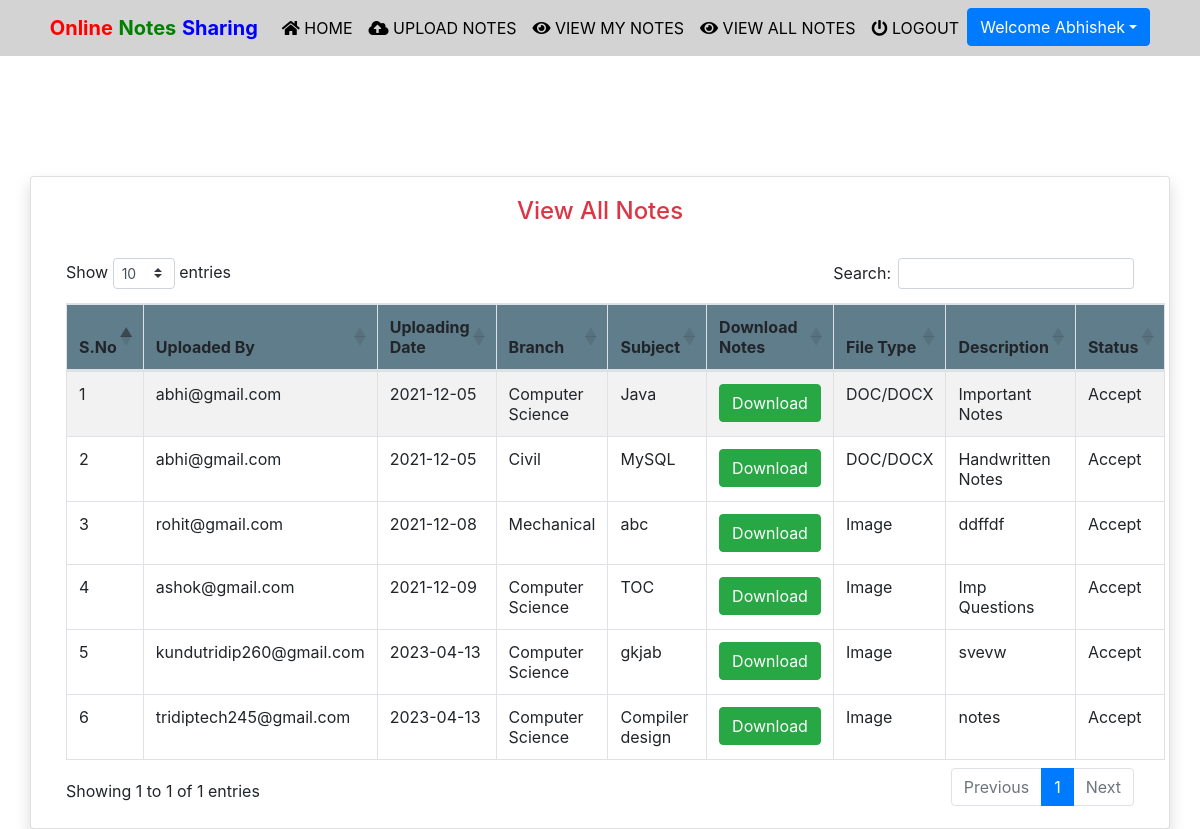
The page /viewallnotes (signed in) on the database its author committed.
### notes/models.py (models this page shows, shortened)
class Notes(models.Model):
    user = models.ForeignKey(User,on_delete=models.CASCADE)
    uploadingdate = models.CharField(max_length=30)
    branch = models.CharField(max_length=30)
    subject = models.CharField(max_length=30)
    notesfile = models.FileField(null=True)
    filetype = models.CharField(max_length=30)
    description = models.CharField(max_length=200, null=True)
    status = models.CharField(max_length=15)

### notes/views.py (the view)
# urls.py: path('viewallnotes', viewallnotes, name='viewallnotes'),
def viewallnotes(request):
    if not request.user.is_authenticated:
        return redirect('login')
    notes = Notes.objects.filter(status='Accept')
    d = {'notes':notes}
    return render(request, 'viewallnotes.html',d)

### notes/templates/viewallnotes.html (shortened to what this page needs)
{% extends 'usernavigation.html'%}
{% load static %}
{% block body %}
<div class="container card shadow mt-5">
	<div class="card-body">
           <h4 class="text-center text-danger">View All Notes</h4>
			<br>
			<table id="example" class="table table-striped table-bordered" style="width:100%">
				<thead style="background-color : #607d8b;">
					<tr>
						<th>S.No</th>
						<th>Uploaded By</th>
						<th>Uploading Date</th>
						<th>Branch</th>
						<th>Subject</th>
						<th>Download Notes</th>
						<th>File Type</th>
						<th>Description</th>
						<th>Status</th>
					</tr>
					</thead>
				{% for i in notes %}
				<tbody>
				<tr>
                    <td>{{forloop.counter}}</td>
					<td>{{i.user.username}}</td>
					<td>{{i.uploadingdate}}</td>
					<td>{{i.branch}}</td>
					<td>{{i.subject}}</td>
					<td><a href="{{i.notesfile.url}}" class="btn btn-success" download>Download</a></td>
					<td>{{i.filetype}}</td>
					<td>{{i.description}}</td>
					<td>{{i.status}}</td>
                </tr>
				{% endfor %}
				</tbody>
			</table>
    </div>
</div>
{% endblock %}

### notes/templates/usernavigation.html (shortened to what this page needs)
<html lang="en">
<head>
  {% load static %}
  <link rel="stylesheet" href="https://maxcdn.bootstrapcdn.com/bootstrap/4.3.1/css/bootstrap.min.css">
  <link rel="stylesheet" href="https://use.fontawesome.com/releases/v5.6.3/css/all.css">
    <link rel="stylesheet" href="{% static 'css/mystyle.css' %}">
    <link rel="stylesheet" href="https://cdnjs.cloudflare.com/ajax/libs/twitter-bootstrap/4.5.2/css/bootstrap.css">
<link rel="stylesheet" href="https://cdn.datatables.net/1.11.3/css/dataTables.bootstrap4.min.css">
</head>
<body>
 <nav class="navbar navbar-expand-sm justify-content-center" style = "background-color : lightgrey">
     <a class="navbar-brand" href=""><span style="color:red"><b>Online</b></span><span style="color:green"> <b>Notes</b> </span><span style="color:blue"><b>Sharing</b></span></a>
  <ul class="navbar-nav">
      <li class="navbar-item">
          <a class="nav-link" href="{% url 'profile' %}"><i class="fas fa-home"></i> HOME</a>
      </li>
      <li class="navbar-item">
          <a class="nav-link" href="{% url 'upload_notes' %}"><i class="fas fa-cloud-upload-alt"></i> UPLOAD NOTES</a>
      </li>
			<li class="navbar-item">
                <a class="nav-link" href="{% url 'view_mynotes' %}"><i class="fas fa-eye"></i> VIEW MY NOTES</a>
            </li>
			<li class="navbar-item">
                <a class="nav-link" href="{% url 'viewallnotes' %}"><i class="fas fa-eye"></i> VIEW ALL NOTES</a>
            </li>
			<li class="navbar-item">
                <a class="nav-link" href="{% url 'logout' %}"><i class="fas fa-power-off"></i> LOGOUT</a>
            </li>
			<div class="dropdown">
				<button class="btn btn-primary dropdown-toggle" type="button"
					id="dropdownMenuButton" data-toggle="dropdown" aria-haspopup="true"
					aria-expanded="false">Welcome {{request.user.first_name}}</button>
			</div>
  </ul>
 </nav>
</body>
</html>
{% block body %}
{% endblock %}

### notes/static/css/mystyle.css (style rules this page uses)
.nav-link { color : black }

### rows shown on the page
Notes: user.username "abhi@gmail.com", uploadingdate "2021-12-05", branch "Computer Science", subject "Java", filetype "DOC/DOCX", description "Important Notes", status "Accept"
Notes: user.username "abhi@gmail.com", uploadingdate "2021-12-05", branch "Civil", subject "MySQL", filetype "DOC/DOCX", description "Handwritten Notes", status "Accept"
Notes: user.username "rohit@gmail.com", uploadingdate "2021-12-08", branch "Mechanical", subject "abc", filetype "Image", description "ddffdf", status "Accept"
Notes: user.username "ashok@gmail.com", uploadingdate "2021-12-09", branch "Computer Science", subject "TOC", filetype "Image", description "Imp Questions", status "Accept"
Notes: user.username "kundutridip260@gmail.com", uploadingdate "2023-04-13", branch "Computer Science", subject "gkjab", filetype "Image", description "svevw", status "Accept"
Notes: user.username "tridiptech245@gmail.com", uploadingdate "2023-04-13", branch "Computer Science", subject "Compiler design", filetype "Image", description "notes", status "Accept"

### other values the page prints
{{ request.user.first_name }} "Abhishek"
